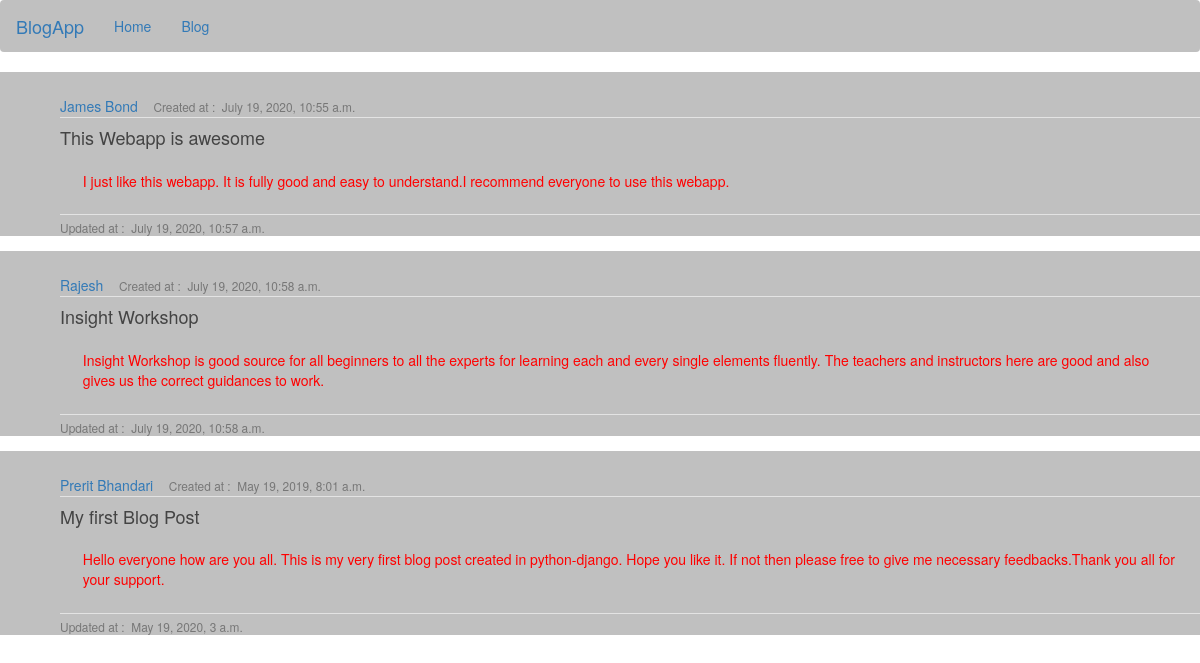
Screenshot of /blog/ with the database file from the repository.
### blogapp/models.py (models this page shows, shortened)
class Blog(models.Model):
    author = models.OneToOneField(Author, on_delete=models.CASCADE)
    title = models.CharField(max_length=30)
    post = models.TextField()
    created_at = models.DateTimeField(default=timezone.now)
    updated_at = models.DateTimeField(default=timezone.now)

class Author(models.Model):
    author = models.CharField(max_length=100)
    def __str__(self):
        return self.author

### blogapp/views.py (the view)
# urls.py: 2. Add a URL to urlpatterns:  path('blog/', include('blog.urls'))
def blog(request):
    data = Blog.objects.all()
    return render(request, 'blogapp/blog.html', {'data': data})

### blogapp/templates/blogapp/blog.html
{% extends 'blogapp/base.html' %}
{% block content %}
{% for d in data %}
<article class="media content-section">
    <div class="media-body">
        <div class="article-metadata">
            <a class="mr-2">{{ d.author }}</a> &nbsp;&nbsp;
            <small class="text-muted">Created at : &nbsp;{{ d.created_at }}</small>
        </div>
        <h4><a class="article-title">{{ d.title }}</a></h4>
        <div class="article-metadata">
            <p class="article-content">{{ d.post }}</p>
        </div>
        <small class="text-muted">Updated at : &nbsp;{{ d.updated_at }}</small>
    </div>
</article>
{% endfor %}
{% endblock %}

### blogapp/templates/blogapp/base.html (shortened to what this page needs)
<html>
<head>
    <link rel="stylesheet" type="text/css" href="/media/css/base.css">
    <link rel="stylesheet" href="https://maxcdn.bootstrapcdn.com/bootstrap/3.4.1/css/bootstrap.min.css">
</head>
<nav class="navbar " style="background-color:silver;">
    <div class="container-fluid">
        <div class="navbar-header">
            <a class="navbar-brand" href="{% url 'home' %}">BlogApp</a>
        </div>
        <ul class="nav navbar-nav">
            <li class="active"><a href="{% url 'home'%}">Home</a></li>
            <li><a href="{% url 'blog' %}">Blog</a></li>
        </ul>
    </div>
</nav>
<body>
{% block content %}
{% endblock %}
</body>
</html>

### media/css/base.css (style rules this page uses)
.article-title { color: #444444; }
.article-content { white-space: pre-line; color:red; margin:2% 2% 2% 2%; }
.article-metadata { padding-bottom: 1px; margin-bottom: 4px; border-bottom: 1px solid #e3e3e3; }
article { padding-left:5%; padding-bottom:0%; padding-top:2%; background-color:silver; }

### rows the page displays
Blog: author "James Bond", created_at "July 19, 2020, 10:55 a.m.", title "This Webapp is awesome", post "I just like this webapp. It is fully good and easy to understand.I recommend everyone to use this webapp.", updated_at "July 19, 2020, 10:57 a.m."
Blog: author "Rajesh", created_at "July 19, 2020, 10:58 a.m.", title "Insight Workshop", post "Insight Workshop is good source for all beginners to all the experts for learning each and every single elements fluently. The teachers and instructors here are good and also gives us the correct guidances to work.", updated_at "July 19, 2020, 10:58 a.m."
Blog: author "Prerit Bhandari", created_at "May 19, 2019, 8:01 a.m.", title "My first Blog Post", post "Hello everyone how are you all. This is my very first blog post created in python-django. Hope you like it. If not then please free to give me necessary feedbacks.Thank you all for your support.", updated_at "May 19, 2020, 3 a.m."
